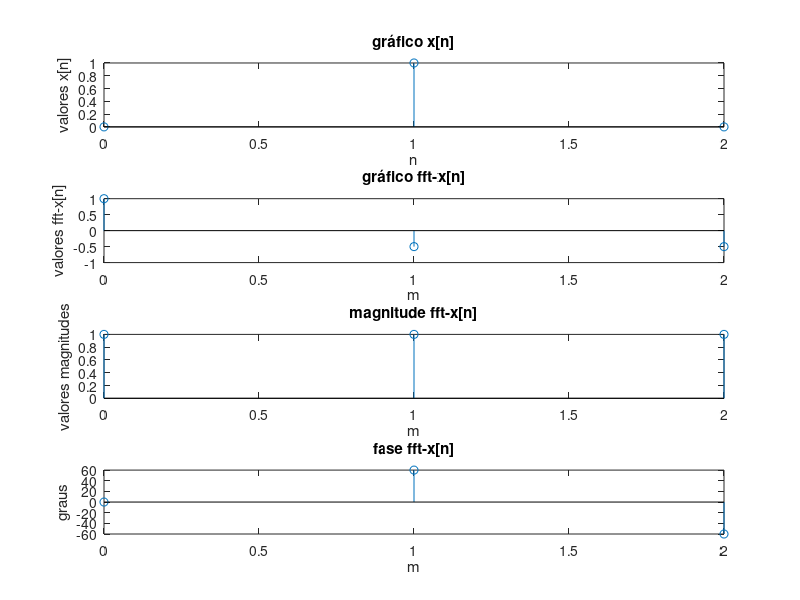

MATLAB code to generate this figure:

x_n = [0 1 0]
n_1 = 0:1:2

subplot(411)
stem(n_1,x_n)
xlabel (sprintf ("n"));
ylabel (sprintf ("valores x[n]"));
title (sprintf ("gráfico x[n]"));

fft_x_n = fft(x_n,3)

subplot(412)
stem(n_1,fft_x_n)
xlabel (sprintf ("m"));
ylabel (sprintf ("valores fft-x[n]"));
title (sprintf ("gráfico fft-x[n]"));

magnitude_fft = abs(fft_x_n)

subplot(413)
stem(n_1,magnitude_fft)
xlabel (sprintf ("m"));
ylabel (sprintf ("valores magnitudes"));
title (sprintf ("magnitude fft-x[n]"));

fase_fft = atand(imag(fft_x_n)./real(fft_x_n))

subplot(414)
stem(n_1,fase_fft)
xlabel (sprintf ("m"));
ylabel (sprintf ("graus"));
title (sprintf ("fase fft-x[n]"));
